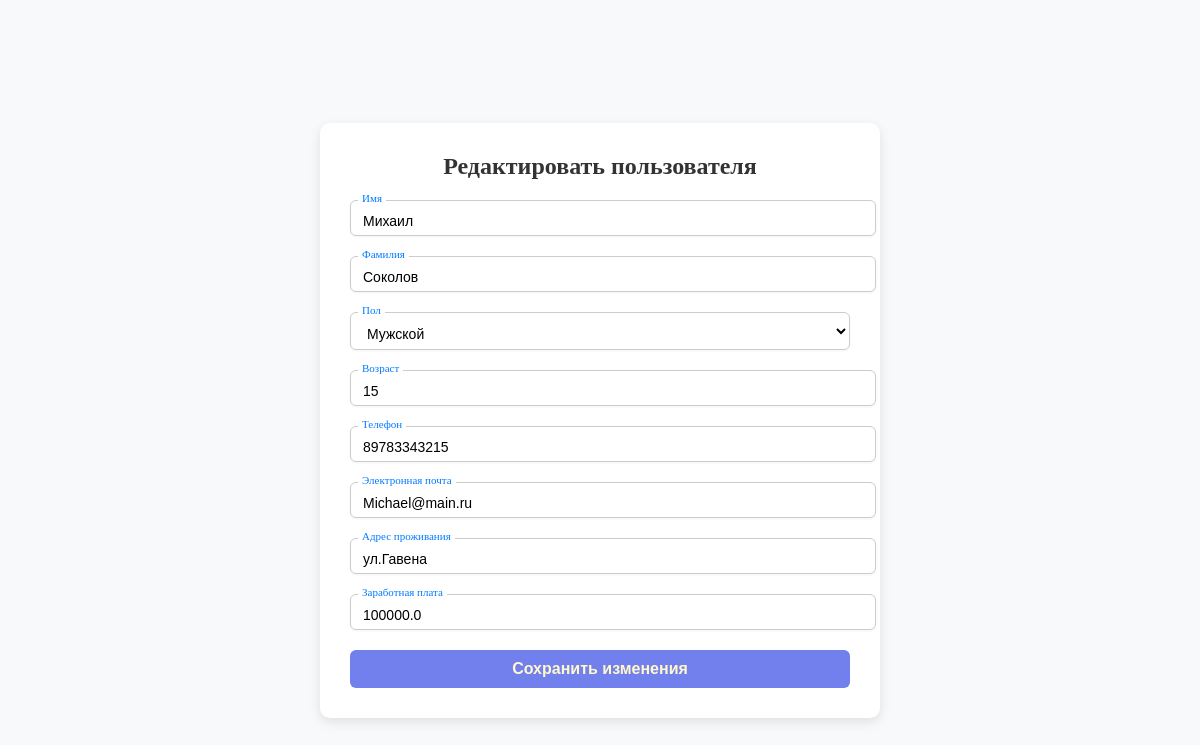
Page /edit/2 on the committed database.
### tables this page shows
CREATE TABLE users(
        id INTEGER PRIMARY KEY AUTOINCREMENT,
        first_name TEXT NOT NULL,
        last_name TEXT NOT NULL,
        gender TEXT NOT NULL,
        age INTEGER NOT NULL,
        phone TEXT NOT NULL,
        email TEXT NOT NULL,
        address TEXT NOT NULL,
        salary REAL NOT NULL
        
    );

### app.py (the view, shortened to what this page needs)
@app.route("/edit/<int:user_id>",methods=["GET","POST"])
def edit_user(user_id):
    conn = get_db_conn()
    user = conn.execute("SELECT * FROM users WHERE id = ?",(user_id,)).fetchone()
    return render_template("edit_user.html",user=user)

### app.py (called while the page is built)
def get_db_conn():
    conn =  sqlite3.connect("users.db")
    conn.row_factory = sqlite3.Row
    return conn

### templates/edit_user.html (shortened to what this page needs)
<!DOCTYPE html>
<html lang="en">
<head>
    <link id="theme-style" rel="stylesheet" href="{{ url_for('static', filename='css/light.css') }}">
</head>
<body>
<div class="form-container">
    <div class="form-wrapper">
        <h2>Редактировать пользователя</h2>
        <form id="user-form" action="{{ url_for('edit_user', user_id=user.id) }}" method="post" novalidate>
            <div class="input-group">
                <input type="text" name="first_name" id="first_name" value="{{user[1]}}" required minlength="2" maxlength="50">
                <label for="first_name">Имя</label>
            </div>
            <div class="input-group">
                <input type="text" name="last_name" id="last_name" value="{{user[2]}}" required minlength="2" maxlength="50">
                <label for="last_name">Фамилия</label>
            </div>
            <div class="input-group">
                <select name="gender" id="gender" required>
                    <option value="Мужской" {% if user[3] == 'Мужской' %}selected{% endif %}>Мужской</option>
                </select>
                <label class="label-select" for="gender">Пол</label>
            </div>
            <div class="input-group">
                <input type="number" name="age" id="age" value="{{user[4]}}" required min="1" max="120">
                <label for="age">Возраст</label>
            </div>
            <div class="input-group">
                <input type="text" name="phone" id="phone" value="{{ user[5] }}" required>
                <label for="phone">Телефон</label>
            </div>
            <div class="input-group">
                <input type="email" name="email" id="email" value="{{ user[6] }}" required>
                <label for="email">Электронная почта</label>
            </div>
            <div class="input-group">
                <input type="text" name="address" id="address" value="{{user[7]}}" required maxlength="255">
                <label for="address">Адрес проживания</label>
            </div>
            <div class="input-group">
                <input type="number" step="0.01" name="salary" id="salary" value="{{user[8]}}" required min="0">
                <label for="salary">Заработная плата</label>
            </div>
            <button type="submit">Сохранить изменения</button>
        </form>
    </div>
</div>
</body>
</html>

### static/css/light.css (style rules this page uses)
body { font-family: serif; margin: 0; padding: 0; background-color: #f8f9fa; color: #333; }
.form-container { display: flex; justify-content: center; align-items: center; min-height: 100vh; padding: 20px; background-color: #f8f9fa; }
.form-wrapper { background-color: white; padding: 30px; border-radius: 10px; box-shadow: 0 4px 12px rgba(0, 0, 0, 0.1); width: 100%; max-width: 500px; }
.form-wrapper h2 { margin-top: 0; text-align: center; color: #333; margin-bottom: 20px; }
.input-group { position: relative; margin-bottom: 20px; }
.input-group input, .input-group select { width: 100%; padding: 12px 12px 6px 12px; font-size: 14px; border: 1px solid #ccc; border-radius: 6px; outline: none; box-shadow: 0 1px 3px rgba(0,0,0,0.05); transition: all 0.3s ease; background-color: #fff; }
.input-group label, .input-group .label-select { position: absolute; top: 6px; left: 12px; font-size: 12px; color: #999; pointer-events: none; transition: all 0.2s ease; background-color: white; padding: 0 4px; }
.input-group input:focus + label, .input-group input:not(:placeholder-shown) + label, .input-group select:focus + .label-select, .input-group select:valid + .label-select { top: -8px; left: 8px; font-size: 11px; color: #007bff; }
.form-wrapper button { width: 100%; padding: 10px; background-color: #7280ED; color: #FFF8CE; font-size: 16px; font-weight: bold; border-radius: 6px; cursor: pointer; border: none; }

### rows in the picture
users: first_name "Михаил", last_name "Соколов", gender "Мужской", age "15", phone "89783343215", email "Michael@main.ru", address "ул.Гавена", salary "100000.0"
